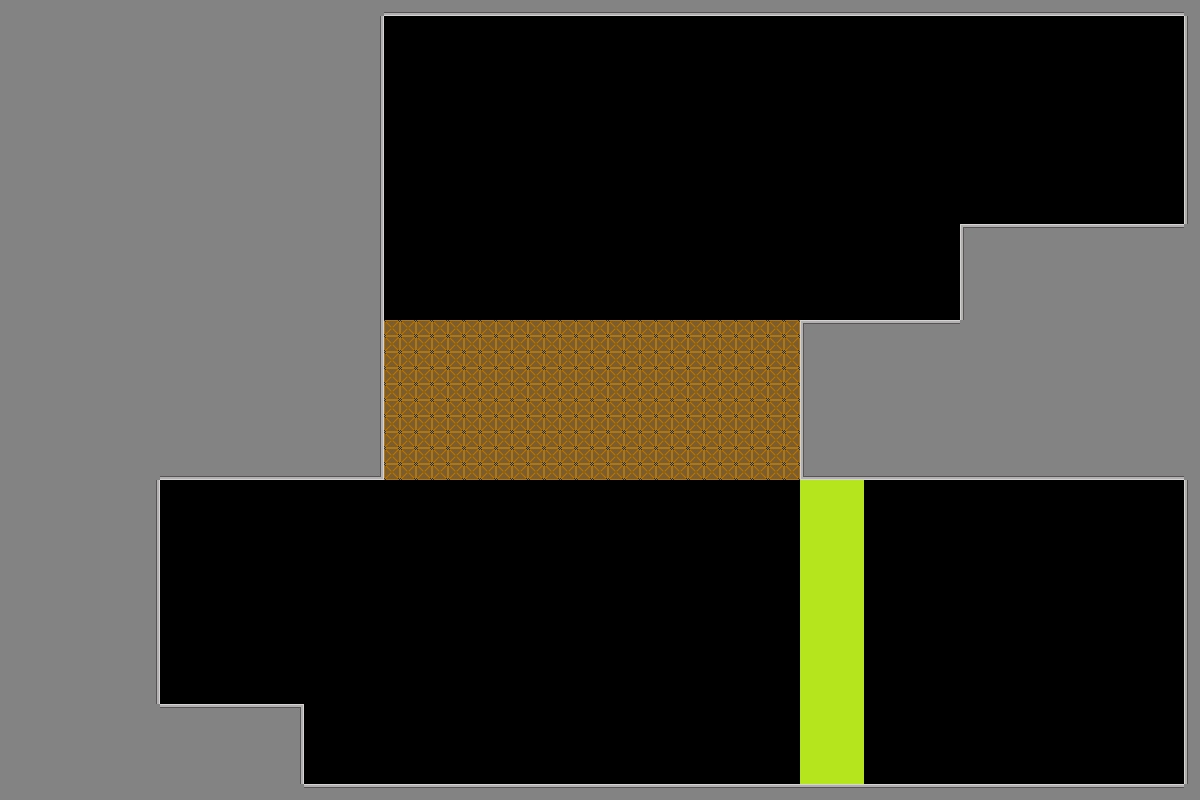

Below is a game level as drawn by its tile map, then a one-line description and the .tmx that defines it (tile-layer data replaced by summaries):
An orthogonal 75x50 tile map with 16x16 px tiles, 1 tile layer (Tile Layer 1) and 4 objects (3x bad_guy, green_button).

<map version="1.10" tiledversion="1.12.2" orientation="orthogonal" renderorder="right-down" width="75" height="50" tilewidth="16" tileheight="16" infinite="0" nextlayerid="3" nextobjectid="6">
 <tileset firstgid="1" source="place_holder_tileset.tsx" />
 <layer id="1" name="Tile Layer 1" width="75" height="50">
  <data>[3750 cells, 1789 non-empty, 11 distinct tile ids]</data>
 </layer>
 <objectgroup id="2" name="object_layer">
  <object id="1" name="green_button" x="419.788" y="98.6132" width="128" height="32" rotation="90">
   <properties>
    <property name="obj_type" value="button" />
   </properties>
  </object>
  <object id="2" name="bad_guy" x="1041.68" y="112.697" width="40" height="110">
   <properties>
    <property name="obj_type" value="bad_guy" />
   </properties>
  </object>
  <object id="4" name="bad_guy" x="322.633" y="670.079" width="40" height="110">
   <properties>
    <property name="obj_type" value="bad_guy" />
   </properties>
  </object>
  <object id="5" name="bad_guy" x="211.639" y="594.073" width="40" height="110">
   <properties>
    <property name="obj_type" value="bad_guy" />
   </properties>
  </object>
 </objectgroup>
</map>
